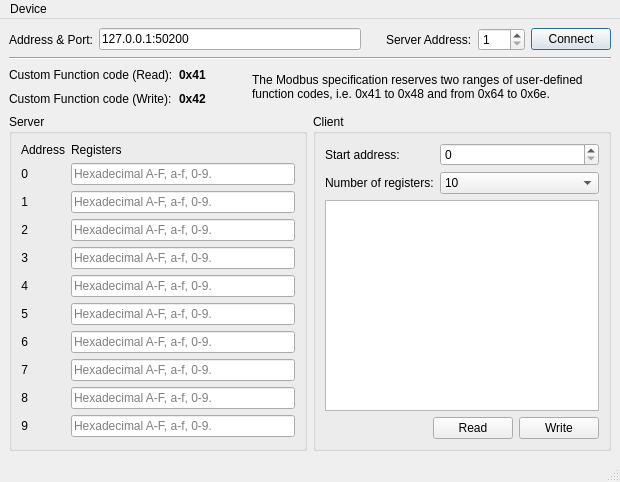
<?xml version="1.0" encoding="UTF-8"?>
<ui version="4.0">
 <class>MainWindow</class>
 <widget class="QMainWindow" name="MainWindow">
  <property name="geometry">
   <rect>
    <x>0</x>
    <y>0</y>
    <width>620</width>
    <height>482</height>
   </rect>
  </property>
  <property name="sizePolicy">
   <sizepolicy hsizetype="Preferred" vsizetype="Preferred">
    <horstretch>0</horstretch>
    <verstretch>0</verstretch>
   </sizepolicy>
  </property>
  <property name="windowTitle">
   <string>Modbus Custom Command</string>
  </property>
  <widget class="QWidget" name="centralwidget">
   <layout class="QGridLayout" name="gridLayout_3">
    <item row="0" column="0">
     <layout class="QGridLayout" name="gridLayout">
      <item row="0" column="0">
       <widget class="QLabel" name="label_4">
        <property name="text">
         <string>Address &amp; Port:</string>
        </property>
       </widget>
      </item>
      <item row="0" column="1">
       <widget class="QLineEdit" name="addressPort">
        <property name="sizePolicy">
         <sizepolicy hsizetype="MinimumExpanding" vsizetype="Fixed">
          <horstretch>0</horstretch>
          <verstretch>0</verstretch>
         </sizepolicy>
        </property>
        <property name="text">
         <string>127.0.0.1:50200</string>
        </property>
       </widget>
      </item>
      <item row="0" column="2">
       <spacer name="horizontalSpacer_2">
        <property name="orientation">
         <enum>Qt::Horizontal</enum>
        </property>
        <property name="sizeType">
         <enum>QSizePolicy::Maximum</enum>
        </property>
        <property name="sizeHint" stdset="0">
         <size>
          <width>13</width>
          <height>17</height>
         </size>
        </property>
       </spacer>
      </item>
      <item row="0" column="3">
       <widget class="QLabel" name="label_28">
        <property name="sizePolicy">
         <sizepolicy hsizetype="Maximum" vsizetype="Preferred">
          <horstretch>0</horstretch>
          <verstretch>0</verstretch>
         </sizepolicy>
        </property>
        <property name="text">
         <string>Server Address:</string>
        </property>
       </widget>
      </item>
      <item row="0" column="4">
       <widget class="QSpinBox" name="serverAddress">
        <property name="sizePolicy">
         <sizepolicy hsizetype="Maximum" vsizetype="Fixed">
          <horstretch>0</horstretch>
          <verstretch>0</verstretch>
         </sizepolicy>
        </property>
        <property name="minimum">
         <number>1</number>
        </property>
        <property name="maximum">
         <number>247</number>
        </property>
       </widget>
      </item>
      <item row="0" column="5">
       <widget class="QPushButton" name="connectButton">
        <property name="sizePolicy">
         <sizepolicy hsizetype="Maximum" vsizetype="Fixed">
          <horstretch>0</horstretch>
          <verstretch>0</verstretch>
         </sizepolicy>
        </property>
        <property name="text">
         <string>Connect</string>
        </property>
        <property name="checkable">
         <bool>false</bool>
        </property>
        <property name="autoDefault">
         <bool>false</bool>
        </property>
        <property name="default">
         <bool>true</bool>
        </property>
       </widget>
      </item>
      <item row="1" column="0" colspan="6">
       <widget class="Line" name="line">
        <property name="orientation">
         <enum>Qt::Horizontal</enum>
        </property>
       </widget>
      </item>
     </layout>
    </item>
    <item row="1" column="0">
     <layout class="QGridLayout" name="gridLayout_2">
      <item row="0" column="0">
       <widget class="QLabel" name="label">
        <property name="sizePolicy">
         <sizepolicy hsizetype="Maximum" vsizetype="Preferred">
          <horstretch>0</horstretch>
          <verstretch>0</verstretch>
         </sizepolicy>
        </property>
        <property name="text">
         <string>Custom Function code (Read):</string>
        </property>
       </widget>
      </item>
      <item row="0" column="1">
       <widget class="QLabel" name="label_9">
        <property name="font">
         <font>
          <bold>true</bold>
         </font>
        </property>
        <property name="text">
         <string>0x41</string>
        </property>
       </widget>
      </item>
      <item row="0" column="2" rowspan="2">
       <spacer name="horizontalSpacer">
        <property name="orientation">
         <enum>Qt::Horizontal</enum>
        </property>
        <property name="sizeType">
         <enum>QSizePolicy::Fixed</enum>
        </property>
        <property name="sizeHint" stdset="0">
         <size>
          <width>40</width>
          <height>20</height>
         </size>
        </property>
       </spacer>
      </item>
      <item row="0" column="3" rowspan="2">
       <widget class="QLabel" name="label_7">
        <property name="text">
         <string>The Modbus specification reserves two ranges of user-defined function codes, i.e. 0x41 to 0x48 and from 0x64 to 0x6e.</string>
        </property>
        <property name="wordWrap">
         <bool>true</bool>
        </property>
       </widget>
      </item>
      <item row="1" column="0">
       <widget class="QLabel" name="label_2">
        <property name="sizePolicy">
         <sizepolicy hsizetype="Maximum" vsizetype="Preferred">
          <horstretch>0</horstretch>
          <verstretch>0</verstretch>
         </sizepolicy>
        </property>
        <property name="text">
         <string>Custom Function code (Write):</string>
        </property>
       </widget>
      </item>
      <item row="1" column="1">
       <widget class="QLabel" name="label_10">
        <property name="sizePolicy">
         <sizepolicy hsizetype="Maximum" vsizetype="Preferred">
          <horstretch>0</horstretch>
          <verstretch>0</verstretch>
         </sizepolicy>
        </property>
        <property name="font">
         <font>
          <bold>true</bold>
         </font>
        </property>
        <property name="text">
         <string>0x42</string>
        </property>
       </widget>
      </item>
     </layout>
    </item>
    <item row="2" column="0">
     <layout class="QHBoxLayout" name="horizontalLayout_2">
      <item>
       <widget class="QGroupBox" name="server">
        <property name="title">
         <string>Server</string>
        </property>
        <layout class="QFormLayout" name="formLayout_2">
         <item row="0" column="0">
          <widget class="QLabel" name="address">
           <property name="sizePolicy">
            <sizepolicy hsizetype="Maximum" vsizetype="Preferred">
             <horstretch>0</horstretch>
             <verstretch>0</verstretch>
            </sizepolicy>
           </property>
           <property name="text">
            <string>Address</string>
           </property>
           <property name="alignment">
            <set>Qt::AlignRight|Qt::AlignTrailing|Qt::AlignVCenter</set>
           </property>
          </widget>
         </item>
         <item row="0" column="1">
          <widget class="QLabel" name="label_3">
           <property name="text">
            <string>Registers</string>
           </property>
          </widget>
         </item>
         <item row="1" column="0">
          <widget class="QLabel" name="label_21">
           <property name="text">
            <string>0</string>
           </property>
           <property name="alignment">
            <set>Qt::AlignRight|Qt::AlignTrailing|Qt::AlignVCenter</set>
           </property>
          </widget>
         </item>
         <item row="1" column="1">
          <widget class="QLineEdit" name="register_0">
           <property name="maxLength">
            <number>32767</number>
           </property>
           <property name="placeholderText">
            <string>Hexadecimal A-F, a-f, 0-9.</string>
           </property>
          </widget>
         </item>
         <item row="2" column="0">
          <widget class="QLabel" name="label_22">
           <property name="text">
            <string>1</string>
           </property>
           <property name="alignment">
            <set>Qt::AlignRight|Qt::AlignTrailing|Qt::AlignVCenter</set>
           </property>
          </widget>
         </item>
         <item row="2" column="1">
          <widget class="QLineEdit" name="register_1">
           <property name="maxLength">
            <number>32767</number>
           </property>
           <property name="placeholderText">
            <string>Hexadecimal A-F, a-f, 0-9.</string>
           </property>
          </widget>
         </item>
         <item row="3" column="0">
          <widget class="QLabel" name="label_23">
           <property name="text">
            <string>2</string>
           </property>
           <property name="alignment">
            <set>Qt::AlignRight|Qt::AlignTrailing|Qt::AlignVCenter</set>
           </property>
          </widget>
         </item>
         <item row="3" column="1">
          <widget class="QLineEdit" name="register_2">
           <property name="maxLength">
            <number>32767</number>
           </property>
           <property name="placeholderText">
            <string>Hexadecimal A-F, a-f, 0-9.</string>
           </property>
          </widget>
         </item>
         <item row="4" column="0">
          <widget class="QLabel" name="label_11">
           <property name="text">
            <string>3</string>
           </property>
           <property name="alignment">
            <set>Qt::AlignRight|Qt::AlignTrailing|Qt::AlignVCenter</set>
           </property>
          </widget>
         </item>
         <item row="4" column="1">
          <widget class="QLineEdit" name="register_3">
           <property name="maxLength">
            <number>32767</number>
           </property>
           <property name="placeholderText">
            <string>Hexadecimal A-F, a-f, 0-9.</string>
           </property>
          </widget>
         </item>
         <item row="5" column="0">
          <widget class="QLabel" name="label_8">
           <property name="text">
            <string>4</string>
           </property>
           <property name="alignment">
            <set>Qt::AlignRight|Qt::AlignTrailing|Qt::AlignVCenter</set>
           </property>
          </widget>
         </item>
         <item row="5" column="1">
          <widget class="QLineEdit" name="register_4">
           <property name="maxLength">
            <number>32767</number>
           </property>
           <property name="placeholderText">
            <string>Hexadecimal A-F, a-f, 0-9.</string>
           </property>
          </widget>
         </item>
         <item row="6" column="0">
          <widget class="QLabel" name="label_12">
           <property name="text">
            <string>5</string>
           </property>
           <property name="alignment">
            <set>Qt::AlignRight|Qt::AlignTrailing|Qt::AlignVCenter</set>
           </property>
          </widget>
         </item>
         <item row="6" column="1">
          <widget class="QLineEdit" name="register_5">
           <property name="maxLength">
            <number>32767</number>
           </property>
           <property name="placeholderText">
            <string>Hexadecimal A-F, a-f, 0-9.</string>
           </property>
          </widget>
         </item>
         <item row="7" column="0">
          <widget class="QLabel" name="label_13">
           <property name="text">
            <string>6</string>
           </property>
           <property name="alignment">
            <set>Qt::AlignRight|Qt::AlignTrailing|Qt::AlignVCenter</set>
           </property>
          </widget>
         </item>
         <item row="7" column="1">
          <widget class="QLineEdit" name="register_6">
           <property name="maxLength">
            <number>32767</number>
           </property>
           <property name="placeholderText">
            <string>Hexadecimal A-F, a-f, 0-9.</string>
           </property>
          </widget>
         </item>
         <item row="8" column="0">
          <widget class="QLabel" name="label_14">
           <property name="text">
            <string>7</string>
           </property>
           <property name="alignment">
            <set>Qt::AlignRight|Qt::AlignTrailing|Qt::AlignVCenter</set>
           </property>
          </widget>
         </item>
         <item row="8" column="1">
          <widget class="QLineEdit" name="register_7">
           <property name="maxLength">
            <number>32767</number>
           </property>
           <property name="placeholderText">
            <string>Hexadecimal A-F, a-f, 0-9.</string>
           </property>
          </widget>
         </item>
         <item row="9" column="0">
          <widget class="QLabel" name="label_15">
           <property name="text">
            <string>8</string>
           </property>
           <property name="alignment">
            <set>Qt::AlignRight|Qt::AlignTrailing|Qt::AlignVCenter</set>
           </property>
          </widget>
         </item>
         <item row="9" column="1">
          <widget class="QLineEdit" name="register_8">
           <property name="maxLength">
            <number>32767</number>
           </property>
           <property name="placeholderText">
            <string>Hexadecimal A-F, a-f, 0-9.</string>
           </property>
          </widget>
         </item>
         <item row="10" column="0">
          <widget class="QLabel" name="label_16">
           <property name="text">
            <string>9</string>
           </property>
           <property name="alignment">
            <set>Qt::AlignRight|Qt::AlignTrailing|Qt::AlignVCenter</set>
           </property>
          </widget>
         </item>
         <item row="10" column="1">
          <widget class="QLineEdit" name="register_9">
           <property name="maxLength">
            <number>32767</number>
           </property>
           <property name="placeholderText">
            <string>Hexadecimal A-F, a-f, 0-9.</string>
           </property>
          </widget>
         </item>
        </layout>
       </widget>
      </item>
      <item>
       <widget class="QGroupBox" name="groupBox">
        <property name="title">
         <string>Client</string>
        </property>
        <layout class="QFormLayout" name="formLayout">
         <item row="0" column="0">
          <widget class="QLabel" name="label_5">
           <property name="text">
            <string>Start address:</string>
           </property>
          </widget>
         </item>
         <item row="0" column="1">
          <widget class="QSpinBox" name="startAddress">
           <property name="maximum">
            <number>9</number>
           </property>
          </widget>
         </item>
         <item row="1" column="0">
          <widget class="QLabel" name="label_6">
           <property name="text">
            <string>Number of registers:</string>
           </property>
          </widget>
         </item>
         <item row="1" column="1">
          <widget class="QComboBox" name="numberOfRegisters">
           <property name="currentIndex">
            <number>9</number>
           </property>
           <item>
            <property name="text">
             <string>1</string>
            </property>
           </item>
           <item>
            <property name="text">
             <string>2</string>
            </property>
           </item>
           <item>
            <property name="text">
             <string>3</string>
            </property>
           </item>
           <item>
            <property name="text">
             <string>4</string>
            </property>
           </item>
           <item>
            <property name="text">
             <string>5</string>
            </property>
           </item>
           <item>
            <property name="text">
             <string>6</string>
            </property>
           </item>
           <item>
            <property name="text">
             <string>7</string>
            </property>
           </item>
           <item>
            <property name="text">
             <string>8</string>
            </property>
           </item>
           <item>
            <property name="text">
             <string>9</string>
            </property>
           </item>
           <item>
            <property name="text">
             <string>10</string>
            </property>
           </item>
          </widget>
         </item>
         <item row="2" column="0" colspan="2">
          <widget class="QTreeView" name="registersTable">
           <property name="showDropIndicator" stdset="0">
            <bool>true</bool>
           </property>
           <property name="alternatingRowColors">
            <bool>true</bool>
           </property>
           <property name="rootIsDecorated">
            <bool>false</bool>
           </property>
           <property name="uniformRowHeights">
            <bool>true</bool>
           </property>
           <property name="itemsExpandable">
            <bool>false</bool>
           </property>
           <property name="expandsOnDoubleClick">
            <bool>false</bool>
           </property>
           <attribute name="headerVisible">
            <bool>true</bool>
           </attribute>
          </widget>
         </item>
         <item row="3" column="0" colspan="2">
          <layout class="QHBoxLayout" name="horizontalLayout">
           <item>
            <spacer name="horizontalSpacer_3">
             <property name="orientation">
              <enum>Qt::Horizontal</enum>
             </property>
             <property name="sizeHint" stdset="0">
              <size>
               <width>13</width>
               <height>17</height>
              </size>
             </property>
            </spacer>
           </item>
           <item>
            <widget class="QPushButton" name="readButton">
             <property name="sizePolicy">
              <sizepolicy hsizetype="Maximum" vsizetype="Fixed">
               <horstretch>0</horstretch>
               <verstretch>0</verstretch>
              </sizepolicy>
             </property>
             <property name="text">
              <string>Read</string>
             </property>
            </widget>
           </item>
           <item>
            <widget class="QPushButton" name="writeButton">
             <property name="text">
              <string>Write</string>
             </property>
            </widget>
           </item>
          </layout>
         </item>
        </layout>
       </widget>
      </item>
     </layout>
    </item>
   </layout>
  </widget>
  <widget class="QMenuBar" name="menubar">
   <property name="geometry">
    <rect>
     <x>0</x>
     <y>0</y>
     <width>620</width>
     <height>22</height>
    </rect>
   </property>
   <widget class="QMenu" name="menuDevice">
    <property name="title">
     <string>Device</string>
    </property>
    <addaction name="actionConnect"/>
    <addaction name="actionDisconnect"/>
    <addaction name="separator"/>
    <addaction name="actionExit"/>
   </widget>
   <addaction name="menuDevice"/>
  </widget>
  <widget class="QStatusBar" name="statusbar"/>
  <action name="actionExit">
   <property name="text">
    <string>Quit</string>
   </property>
  </action>
  <action name="actionConnect">
   <property name="enabled">
    <bool>true</bool>
   </property>
   <property name="icon">
    <iconset resource="images.qrc">
     <normaloff>:/images/connect.png</normaloff>:/images/connect.png</iconset>
   </property>
   <property name="text">
    <string>Connect</string>
   </property>
  </action>
  <action name="actionDisconnect">
   <property name="enabled">
    <bool>false</bool>
   </property>
   <property name="icon">
    <iconset resource="images.qrc">
     <normaloff>:/images/disconnect.png</normaloff>:/images/disconnect.png</iconset>
   </property>
   <property name="text">
    <string>Disconnect</string>
   </property>
  </action>
 </widget>
 <resources>
  <include location="images.qrc"/>
 </resources>
 <connections/>
</ui>
